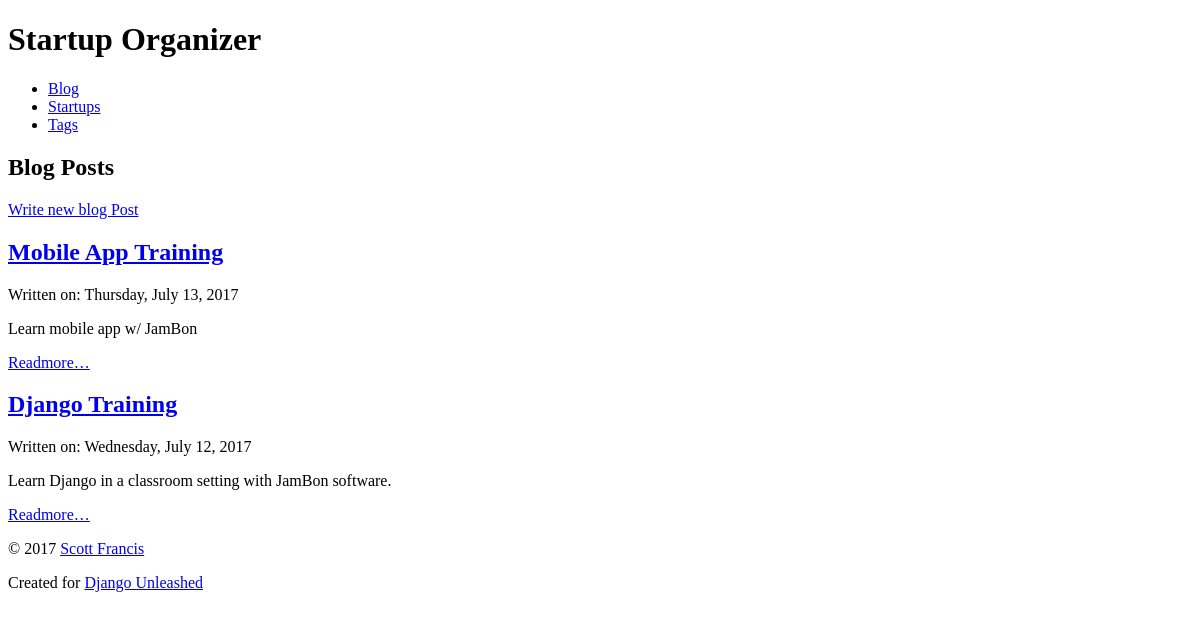
/blog/, run on an earlier commit of the app's database.
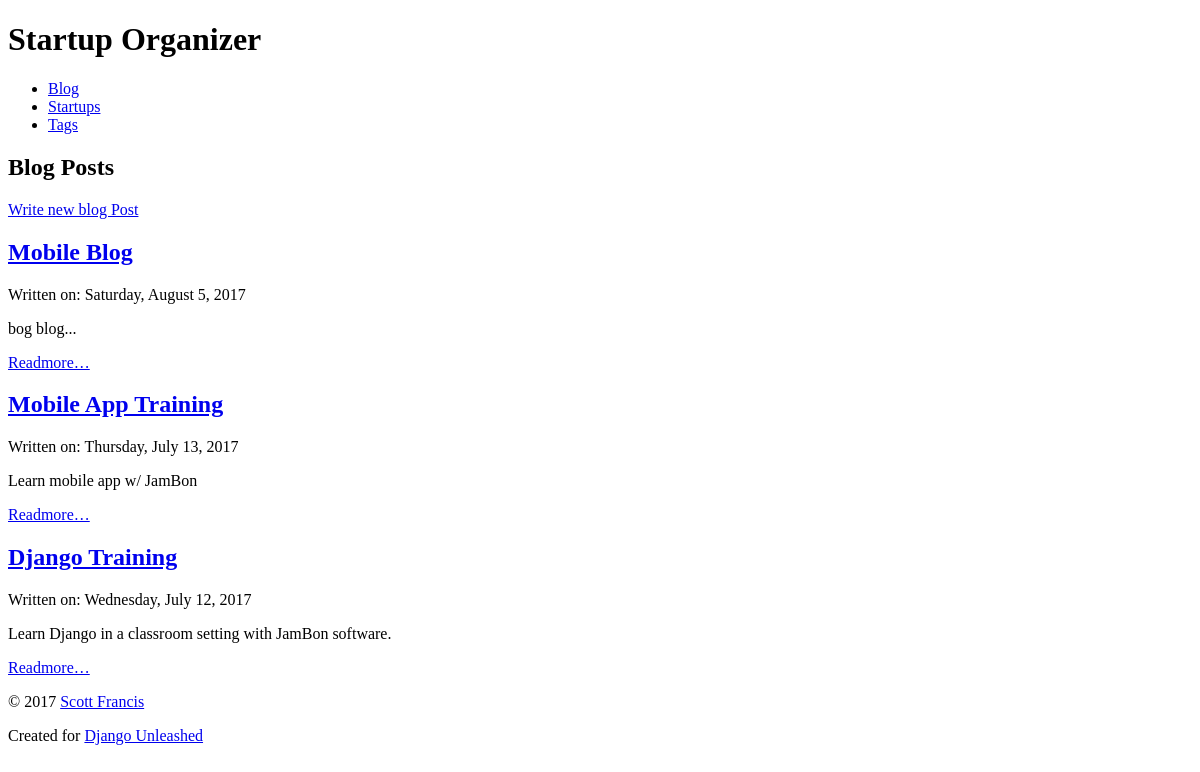
And on a later commit of the database.
### blog/models.py (models this page shows, shortened)
class Post(models.Model):
    title = models.CharField(max_length=63)
    slug = models.SlugField(max_length=63,
                            help_text='A label for URL config',
                            unique_for_month='pub_date'
                            )
    text = models.TextField()
    pub_date = models.DateField('date published',
                                auto_now_add=True
                                )
    tags = models.ManyToManyField(Tag, related_name='blog_posts')
    startups = models.ManyToManyField(Startup, related_name='blog_posts')
    def get_absolute_url(self):
        return reverse(
            'blog_post_detail',
            kwargs={'year': self.pub_date.year,
                    'month': self.pub_date.month,
                    'slug': self.slug
                    }
        )
    class Meta:
        verbose_name = 'blog post'
        ordering = ['-pub_date', 'title']
        get_latest_by = 'pub_date'

### blog/views.py (the view)
class PostList(View):
    def get(self, request):
        return render(
            request,
            'blog/post_list.html',
            {'post_list': Post.objects.all()}
        )

### blog/templates/blog/post_list.html (shortened to what this page needs)
    {% extends parent_template|default:"blog/base_blog.html" %}
    {% block content %}
    <h2> Blog Posts</h2>
    <div>
        <a href="{% url 'blog_post_create' %}">
            Write new blog Post
        </a>
    </div>
    {% for post in post_list %}
        <article>
            <header>
                <h2>
                    <a href="{{ post.get_absolute_url }}">
                        {{ post.title|title }}
                    </a>
                </h2>
                <p>
                    Written on:
                    <time datetime="{{ post.pub_date|date:"Y-m-d" }}">
                        {{ post.pub_date|date:"l, F j, Y" }}
                    </time>
                </p>
            </header>
            <p>{{ post.text|truncatewords:20 }}</p>
            <p>
                <a href="{{ post.get_absolute_url }}">
                    Readmore&hellip;
                </a>
            </p>
        </article>
    {% empty %}
        <p><em>No Blog Posts available</em></p>
    {% endfor %}
    {% endblock %}

What changed in the data, as far as the page shows it:
added Post: title "Mobile Blog", pub_date "Saturday, August 5, 2017", text "bog blog..."
